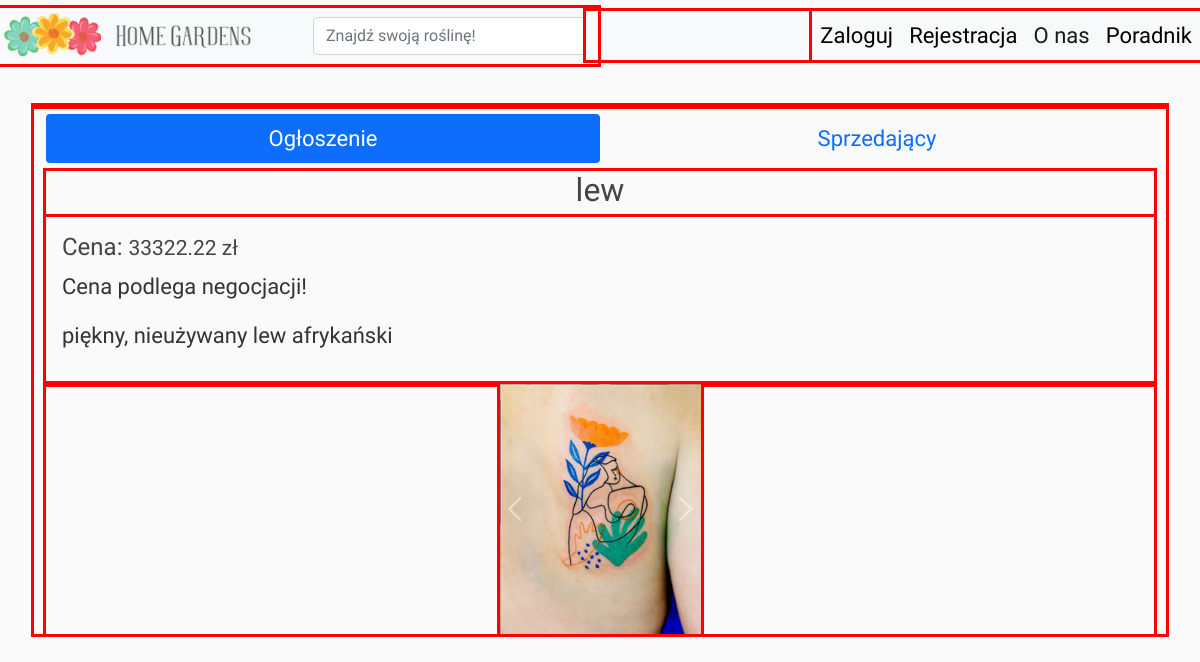
The page /offer/2/ on the database its author committed.
### home/models.py (models this page shows, shortened)
class Offer(models.Model):
    title = models.CharField(
        max_length=100, verbose_name="Nazwa przedmiotu:", null=True, blank=True)
    description = models.TextField(
        max_length=500, verbose_name="Opis:", null=True, blank=True)
    price = models.FloatField(verbose_name="Cena:", null=True, blank=True)
    seller = models.ForeignKey(User, on_delete=models.CASCADE, null=True, blank=True, verbose_name='Sprzedawca: ')
    date_posted = models.DateTimeField(default=timezone.now)
    negotiable = models.BooleanField(verbose_name='Do negocjacji', default=True)
    category = models.ForeignKey(Category, on_delete=models.DO_NOTHING, default=None, verbose_name='Kategoria', null=True, blank=True)

class OfferImage(models.Model):
    image = models.ImageField(verbose_name="  ",
        null=True, blank=True,
        upload_to='products_pics/', default='products_pics/default.png')
    offer = models.ForeignKey(
        Offer, on_delete=models.CASCADE, blank=True, null=True)

### home/views.py (the view)
# urls.py: path('offer/<int:pk>/', offer_detail_view, name='offerdetail'),
def offer_detail_view(request, pk, *args, **kwargs):
    if request.method == 'GET':
        template = 'home/offer_detail_view.html'
        context = {}
        context['object'] = Offer.objects.get(id=pk)
        return render(request, template, context)

### home/templates/home/offer_detail_view.html (shortened to what this page needs)
{% extends "home/base.html" %}
{% load static %}
{% block content %}
<div class="row">
    <div class="col-12 mx-auto">
        <ul class="nav nav-pills nav-justified mt-2" id="myTab" role="tablist">
            <li class="nav-item" role="presentation">
                <button class="nav-link active" id="offer-tab" data-bs-toggle="tab" data-bs-target="#offer"
                    type="button" role="tab" aria-controls="offer" aria-selected="true">
                    Ogłoszenie
                </button>
            </li>
            <li class="nav-item" role="presentation">
                <button class="nav-link" id="seller-tab" data-bs-toggle="tab" data-bs-target="#seller" type="button"
                    role="tab" aria-controls="seller" aria-selected="false">
                    Sprzedający
                </button>
            </li>
        </ul>
        <div class="tab-content" id="myTabContent">
            <div class="tab-pane fade show active" id="offer" role="tabpanel" aria-labelledby="offer-tab">
                <h2 class="card-title text-center mt-2 border-1"> {{object.title}} </h2>
                <div class="card-body">
                    <h4>Cena: <small> {{ object.price|stringformat:".2f" }} zł</small></h4>
                    {% if object.negotiable %}
                    <p class='italic'>Cena podlega negocjacji!</p>
                    {% endif %}
                    <p class='text-break' >{{ object.description }} </p>
                </div>
                <div class="d-flex justify-content-center >">
                    <div id="carouselExampleInterval" class="carousel slide" data-bs-ride="carousel">
                        <div class="carousel-inner"  style="max-width:900px; max-height:600px !important;">
                            {% for offer_img in object.offerimage_set.all %}
                                {% if forloop.first %}
                            <div class="carousel-item active" data-bs-interval="10000">
                                <a href='{{ offer_img.image.url }}'><img src="{{ offer_img.image.url }}" class="d-block" alt="..."></a>
                            </div>
                                {% else %}
                            <div class="carousel-item" data-bs-interval="10000">
                                <a href='{{ offer_img.image.url }}'> <img src='{{ offer_img.image.url }}' class="d-block" alt="..."> </a>
                            </div>
                                {% endif %}
                            {% endfor %}
                        </div>
                        <button class="carousel-control-prev" type="button" data-bs-target="#carouselExampleInterval"
                            data-bs-slide="prev">
                            <span class="carousel-control-prev-icon" aria-hidden="true"></span>
                        </button>
                        <button class="carousel-control-next" type="button" data-bs-target="#carouselExampleInterval"
                            data-bs-slide="next">
                            <span class="carousel-control-next-icon" aria-hidden="true"></span>
                        </button>
                    </div>
                </div>
            </div>
        </div>
    </div>
</div>
{% endblock content %}

### home/static/home/main1.css (style rules this page uses)
body { background: #fafafa; color: #333333; margin-top: 5rem; padding: 10px; font-family: 'Aleo'; font-size: 22px; }
h1, h2, h3, h4, h5, h6 { color: #444444; }
ul { margin: 0; }
.carousel { width: 100; }
div { outline: 3px solid red; }

### rows shown on the page
Offer: title "lew", price "33322.22", description "piękny, nieużywany lew afrykański"
OfferImage: image (picture)
